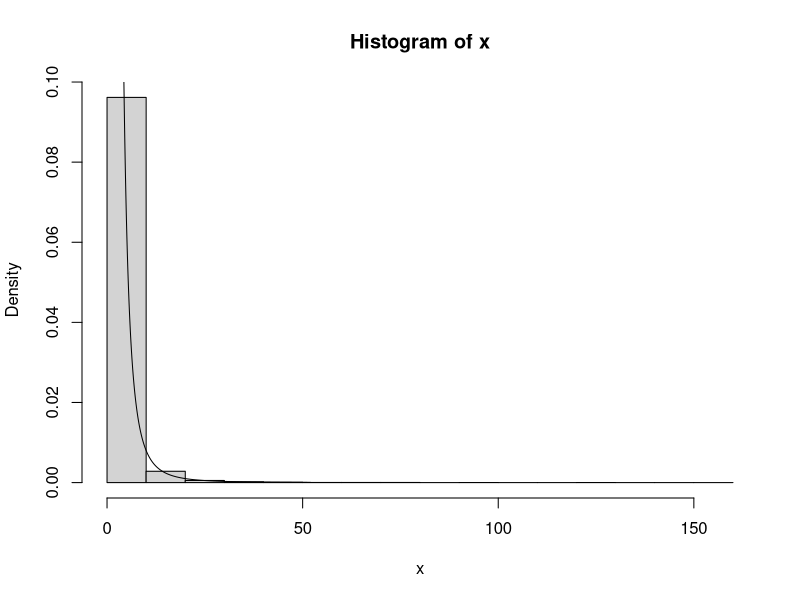
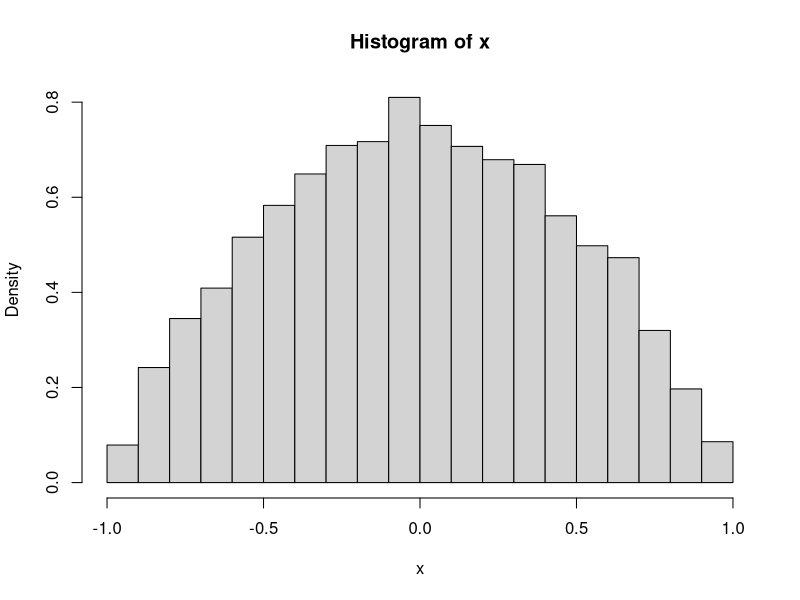
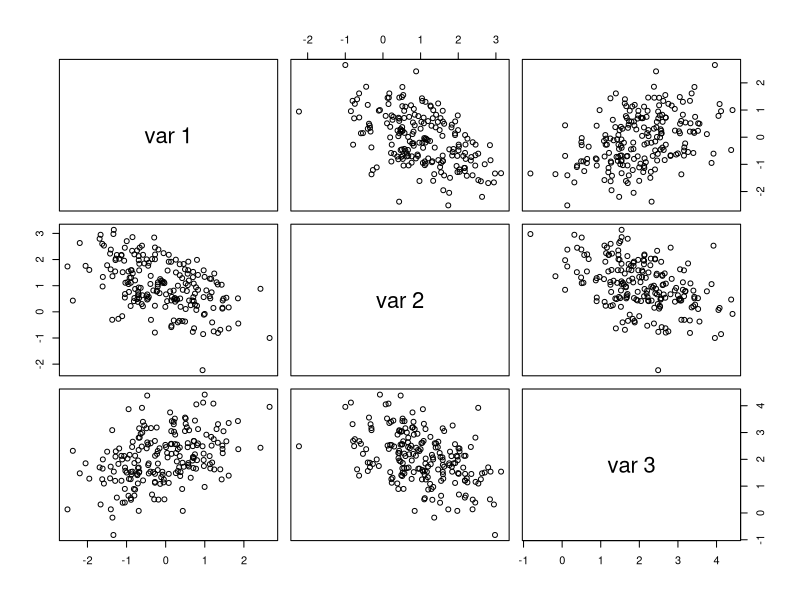

The R source for these figures, in order:
## ---- chunk 1
knitr::opts_chunk$set(echo = TRUE)
## ---- chunk 2
library(ggplot2)
set.seed(42)

n <- 10000
u <- runif(n)
x <- 2 / sqrt(1 - u)
hist(x, probability = T)
y <- seq(2, 52, 0.01)
lines(y, 8 / y^3)
## ---- chunk 3
rpmf <- function(n) {
  # return a random sample from the pmf
  # given by the question with sample size n
  u <- runif(n)
  x = integer(n)
  for (i in 1:n) {
    if (0.1 < u[i] & u[i] <= 0.3) 
      x[i] = 1
    else if (0.3 < u[i] & u[i] <= 0.5) 
      x[i] = 2
    else if (0.5 < u[i] & u[i] <= 0.7) 
      x[i] = 3
    else if (0.7 < u[i] & u[i] <= 1)
      x[i] = 4
  }
  x
}

n <- 1000
x <- rpmf(n)
y <- sample(c(0:4), size = n, replace = T, prob = c(0.1,0.2,0.2,0.2,0.3))
round(rbind(c(0.1,0.2,0.2,0.2,0.3), table(x)/n, table(y)/n), 3)
## ---- chunk 4
rREK <- function(n) {
  u1 <- runif(n, -1, 1)
  u2 <- runif(n, -1, 1)
  u3 <- runif(n, -1, 1)
  x <- integer(n)
  for (i in 1:n) {
    if (abs(u3[i]) > abs(u2[i]) & abs(u3[i]) > abs(u1[i])) {
      x[i] <- u2[i]
    } else {
      x[i] <- u3[i]
    }
  }
  x
}

n <- 10000
x <- rREK(n)
hist(x, probability = T)
## ---- chunk 5
mu <- c(0, 1, 2)
sigma <- matrix(c(1, -0.5, 0.5, -0.5, 1, -0.5, 0.5, -0.5, 1), nrow = 3, ncol = 3)
rmvn.Choleski <- function(n, mu, sigma) {
  d <- length(mu)
  Q <- chol(sigma)
  Z <- matrix(rnorm(n*d), nrow = n, ncol = d)
  X <- Z %*% Q + matrix(mu, n, d , byrow = T)
  X
}
X <- rmvn.Choleski(200, mu, sigma)
pairs(X)

## ---- chunk 6
x <- seq(.1, 2.5, length = 10)
m <- 10000
cdf <- numeric(length(x))
for (i in 1:length(x)) {
  u <- runif(m, 0, x[i])
  g <- exp(- u^2/2)
  cdf[i] <- x[i] * mean(g) / sqrt(2*pi) + 0.5
}
Phi <- pnorm(x)
print(round(rbind(x, cdf, Phi), 3))
## ---- chunk 7
x <- 2
m <- 10000
u <- runif(m, 0, x)
g <- x * exp(- u^2/2) / sqrt(2 * pi)
v <- mean((g - mean(g))^2) / m
cdf <- mean(g)
c(cdf, v)
c(cdf - 1.96 * sqrt(v), cdf + 1.96 * sqrt(v))
## ---- chunk 8
x <- 0.5
m <- 10000
u <- runif(m, 0, x)
g <- x * exp(-u)
cdf <- mean(g)
v <- mean((g - mean(g))^2) / m
c(cdf, v) 

z <- rexp(m)
z.g <- (z < x)
z.v <- mean((z.g - mean(z.g))^2) / m
z.cdf <- mean(z.g)
c(z.cdf, z.v)
